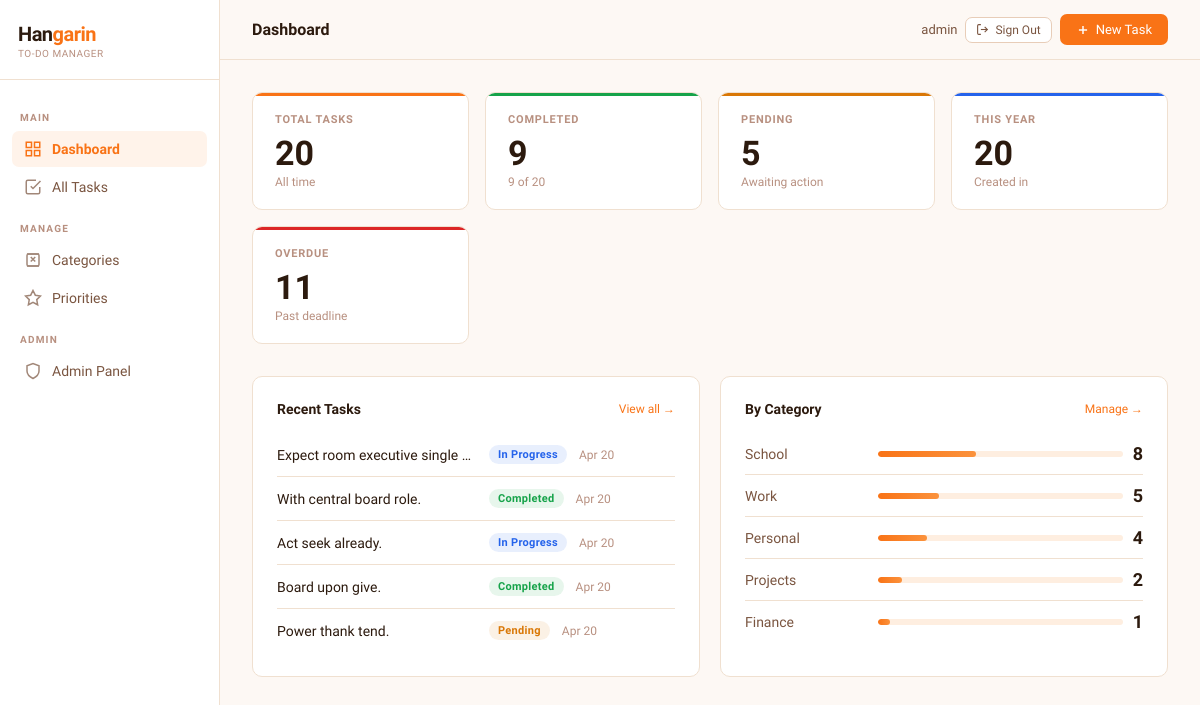
The app's page / (signed in) with its own data.
### tasks/models.py (models this page shows, shortened)
class BaseModel(models.Model):
    created_at = models.DateTimeField(auto_now_add=True)
    updated_at = models.DateTimeField(auto_now=True)
    class Meta:
        abstract = True

class Task(BaseModel):
    STATUS_CHOICES = [
        ("Pending", "Pending"),
        ("In Progress", "In Progress"),
        ("Completed", "Completed"),
    ]
    title = models.CharField(max_length=255)
    description = models.TextField(blank=True, null=True)
    deadline = models.DateTimeField(blank=True, null=True)
    status = models.CharField(
        max_length=50,
        choices=STATUS_CHOICES,
        default="Pending"
    )
    category = models.ForeignKey(
        Category,
        on_delete=models.SET_NULL,
        null=True,
        blank=True,
        related_name='tasks'
    )
    priority = models.ForeignKey(
        Priority,
        on_delete=models.SET_NULL,
        null=True,
        blank=True,
        related_name='tasks'
    )
    class Meta:
        verbose_name = "Task"
        verbose_name_plural = "Tasks"
        ordering = ['-created_at']
    @property
    def is_overdue(self):
        if self.deadline and self.status != "Completed":
            return timezone.now() > self.deadline
        return False

class Category(BaseModel):
    name = models.CharField(max_length=100, unique=True)
    class Meta:
        verbose_name = "Category"
        verbose_name_plural = "Categories"
        ordering = ['name']

### tasks/views.py (the view)
# urls.py: path('', views.dashboard, name='dashboard'),
@login_required
def dashboard(request):
    total_tasks = Task.objects.count()
    completed_tasks = Task.objects.filter(status="Completed").count()
    pending_tasks = Task.objects.filter(status="Pending").count()
    in_progress_tasks = Task.objects.filter(status="In Progress").count()
    tasks_this_year = Task.objects.filter(created_at__year=timezone.now().year).count()
    overdue_tasks = [t for t in Task.objects.exclude(status="Completed") if t.is_overdue]
    recent_tasks = Task.objects.select_related('category', 'priority').order_by('-created_at')[:5]
    category_data = (
        Category.objects.annotate(task_count=Count('tasks'))
        .order_by('-task_count')[:5]
    )
    context = {
        'total_tasks': total_tasks,
        'completed_tasks': completed_tasks,
        'pending_tasks': pending_tasks,
        'in_progress_tasks': in_progress_tasks,
        'tasks_this_year': tasks_this_year,
        'overdue_count': len(overdue_tasks),
        'recent_tasks': recent_tasks,
        'category_data': category_data,
    }
    return render(request, 'tasks/dashboard.html', context)

### tasks/templates/tasks/dashboard.html (shortened to what this page needs)
{% extends "tasks/base.html" %}
{% block page_title %}Dashboard{% endblock %}
{% block content %}
<div class="stats-grid">
  <div class="stat-card orange">
    <div class="stat-label">Total Tasks</div>
    <div class="stat-value">{{ total_tasks }}</div>
    <div class="stat-sub">All time</div>
  </div>
  <div class="stat-card green">
    <div class="stat-label">Completed</div>
    <div class="stat-value">{{ completed_tasks }}</div>
    <div class="stat-sub">
      {% if total_tasks > 0 %}{{ completed_tasks|floatformat:0 }} of {{ total_tasks }}{% else %}0 tasks{% endif %}
    </div>
  </div>
  <div class="stat-card yellow">
    <div class="stat-label">Pending</div>
    <div class="stat-value">{{ pending_tasks }}</div>
    <div class="stat-sub">Awaiting action</div>
  </div>
  <div class="stat-card blue">
    <div class="stat-label">This Year</div>
    <div class="stat-value">{{ tasks_this_year }}</div>
    <div class="stat-sub">Created in {{ "now"|date:"Y" }}</div>
  </div>
  <div class="stat-card red">
    <div class="stat-label">Overdue</div>
    <div class="stat-value">{{ overdue_count }}</div>
    <div class="stat-sub">Past deadline</div>
  </div>
</div>
<div class="two-col">
  <div class="card">
    <div class="section-title">
      Recent Tasks
      <a href="{% url 'task_list' %}">View all →</a>
    </div>
    {% if recent_tasks %}
      {% for task in recent_tasks %}
        <div class="task-row">
          <a href="{% url 'task_detail' task.pk %}" class="task-row-title">{{ task.title }}</a>
          {% if task.status == "Completed" %}
            <span class="badge badge-completed">Completed</span>
          {% elif task.status == "In Progress" %}
            <span class="badge badge-progress">In Progress</span>
          {% else %}
            <span class="badge badge-pending">Pending</span>
          {% endif %}
          <span class="task-row-meta">{{ task.created_at|date:"M d" }}</span>
        </div>
      {% endfor %}
    {% else %}
      <div class="empty-state">No tasks yet. <a href="{% url 'task_create' %}" style="color:var(--accent)">Create one →</a></div>
    {% endif %}
  </div>
  <div class="card">
    <div class="section-title">
      By Category
      <a href="{% url 'category_list' %}">Manage →</a>
    </div>
    {% if category_data %}
      {% for cat in category_data %}
        <div class="cat-row">
          <span class="cat-name">{{ cat.name }}</span>
          <div class="cat-bar">
            <div class="progress-bar">
              {% if total_tasks > 0 %}
                <div class="progress-fill" style="width: {% widthratio cat.task_count total_tasks 100 %}%"></div>
              {% else %}
                <div class="progress-fill" style="width:0%"></div>
              {% endif %}
            </div>
          </div>
          <span class="cat-count">{{ cat.task_count }}</span>
        </div>
      {% endfor %}
    {% else %}
      <div class="empty-state">No categories yet.</div>
    {% endif %}
  </div>
</div>
{% endblock %}

### tasks/templates/tasks/base.html (shortened to what this page needs)
<!DOCTYPE html>
<html lang="en">
<head>
</head>
<body>
<aside class="sidebar">
  <div class="sidebar-brand">
    <div class="logo-mark">Han<span>garin</span></div>
    <div class="tagline">To-Do Manager</div>
  </div>
  <nav class="sidebar-nav">
    <div class="nav-section-label">Main</div>
    <a href="{% url 'dashboard' %}" class="nav-link {% if request.resolver_match.url_name == 'dashboard' %}active{% endif %}">
      <svg class="icon" viewBox="0 0 24 24" fill="none" stroke="currentColor" stroke-width="2"><rect x="3" y="3" width="7" height="7"/><rect x="14" y="3" width="7" height="7"/><rect x="3" y="14" width="7" height="7"/><rect x="14" y="14" width="7" height="7"/></svg>
      Dashboard
    </a>
    <a href="{% url 'task_list' %}" class="nav-link {% if 'task' in request.resolver_match.url_name %}active{% endif %}">
      <svg class="icon" viewBox="0 0 24 24" fill="none" stroke="currentColor" stroke-width="2"><path d="M9 11l3 3L22 4"/><path d="M21 12v7a2 2 0 0 1-2 2H5a2 2 0 0 1-2-2V5a2 2 0 0 1 2-2h11"/></svg>
      All Tasks
    </a>
    <div class="nav-section-label">Manage</div>
    <a href="{% url 'category_list' %}" class="nav-link {% if 'category' in request.resolver_match.url_name %}active{% endif %}">
      <svg class="icon" viewBox="0 0 24 24" fill="none" stroke="currentColor" stroke-width="2"><path d="M4 20h16M4 4h16M9 8l3 3-3 3M15 8l-3 3 3 3"/><rect x="4" y="4" width="16" height="16" rx="2"/></svg>
      Categories
    </a>
    <a href="{% url 'priority_list' %}" class="nav-link {% if 'priority' in request.resolver_match.url_name %}active{% endif %}">
      <svg class="icon" viewBox="0 0 24 24" fill="none" stroke="currentColor" stroke-width="2"><path d="M12 2l3.09 6.26L22 9.27l-5 4.87 1.18 6.88L12 17.77l-6.18 3.25L7 14.14 2 9.27l6.91-1.01L12 2z"/></svg>
      Priorities
    </a>
    <div class="nav-section-label">Admin</div>
    <a href="/admin/" class="nav-link" target="_blank">
      <svg class="icon" viewBox="0 0 24 24" fill="none" stroke="currentColor" stroke-width="2"><path d="M12 22s8-4 8-10V5l-8-3-8 3v7c0 6 8 10 8 10z"/></svg>
      Admin Panel
    </a>
  </nav>
</aside>
<div class="main">
  <header class="topbar">
    <span class="topbar-title">{% block page_title %}Hangarin{% endblock %}</span>
    <div class="topbar-actions">
      <span style="font-size:13px; color:var(--text2); font-weight:500;">
        {{ request.user.username }}
      </span>
      <a href="{% url 'account_logout' %}" class="btn btn-secondary btn-sm">
        <svg width="13" height="13" viewBox="0 0 24 24" fill="none" stroke="currentColor" stroke-width="2">
          <path d="M9 21H5a2 2 0 0 1-2-2V5a2 2 0 0 1 2-2h4"/>
          <polyline points="16 17 21 12 16 7"/>
          <line x1="21" y1="12" x2="9" y2="12"/>
        </svg>
        Sign Out
      </a>
      {% block topbar_actions %}
        <a href="{% url 'task_create' %}" class="btn btn-primary">
          <svg width="14" height="14" viewBox="0 0 24 24" fill="none" stroke="currentColor" stroke-width="2.5"><line x1="12" y1="5" x2="12" y2="19"/><line x1="5" y1="12" x2="19" y2="12"/></svg>
          New Task
        </a>
      {% endblock %}
    </div>
  </header>
  <main class="page-content">
    {% block content %}{% endblock %}
  </main>
</div>
</body>
</html>

### tasks/templates/tasks/base.html (style rules this page uses)
*, *::before, *::after { box-sizing: border-box; margin: 0; padding: 0; }
:root { --bg: #fdf8f4; --surface: #ffffff; --surface2: #fff7f0; --surface3: #feeee0; --border: #f0e0d0; --border2: #e8cdb8; --text: #2c1a0e; --text2: #7a5540; --text3: #b89080; --accent: #f97316; --accent2: #ea6a05; --accent-glow: rgba(249, 115, 22, 0.12); --accent-light: #fff3ea; --green: #16a34a; --yellow: #d97706; --red: #dc2626; --blue: #2563eb; --green-dim: rgba(22, 163, 74, 0.10); --yellow-dim: rgba(217, 119, 6, 0.10); --red-dim: rgba(220, 38, 38, 0.10); --blue-dim: rgba(37, 99, 235, 0.10); --font-display: 'Plus Jakarta Sans', sans-serif; --font-body: 'Plus Jakarta Sans', sans-serif; --radius: 10px; --radius-sm: 7px; --shadow: 0 1px 4px rgba(180, 100, 40, 0.08); }
html { scroll-behavior: smooth; }
body { font-family: var(--font-body); background: var(--bg); color: var(--text); min-height: 100vh; display: flex; }
.sidebar { width: 220px; min-height: 100vh; background: var(--surface); border-right: 1px solid var(--border); display: flex; flex-direction: column; position: fixed; left: 0; top: 0; z-index: 100; padding: 0 0 24px; }
.sidebar-brand { padding: 22px 18px 20px; border-bottom: 1px solid var(--border); }
.sidebar-brand .logo-mark { font-family: var(--font-display); font-size: 20px; font-weight: 800; color: var(--text); letter-spacing: -0.5px; }
.sidebar-brand .logo-mark span { color: var(--accent); }
.sidebar-brand .tagline { font-size: 10px; color: var(--text3); margin-top: 2px; letter-spacing: 0.5px; text-transform: uppercase; font-weight: 500; }
.sidebar-nav { flex: 1; padding: 16px 12px; display: flex; flex-direction: column; gap: 2px; }
.nav-section-label { font-size: 10px; font-weight: 600; color: var(--text3); letter-spacing: 1.2px; text-transform: uppercase; padding: 16px 8px 6px; }
.nav-link { display: flex; align-items: center; gap: 10px; padding: 9px 12px; border-radius: var(--radius-sm); color: var(--text2); text-decoration: none; font-size: 14px; font-weight: 400; transition: all 0.15s ease; }
.nav-link.active { background: var(--accent-light); color: var(--accent); font-weight: 600; }
.nav-link .icon { width: 18px; height: 18px; opacity: 0.7; flex-shrink: 0; }
.nav-link.active .icon { opacity: 1; }
.main { margin-left: 220px; flex: 1; min-height: 100vh; display: flex; flex-direction: column; }
.topbar { height: 60px; border-bottom: 1px solid var(--border); display: flex; align-items: center; padding: 0 32px; gap: 12px; background: var(--bg); position: sticky; top: 0; z-index: 50; }
.topbar-title { font-family: var(--font-display); font-size: 16px; font-weight: 700; color: var(--text); flex: 1; }
.topbar-actions { display: flex; gap: 8px; align-items: center; }
.page-content { padding: 32px; flex: 1; }
.btn { display: inline-flex; align-items: center; gap: 6px; padding: 8px 16px; border-radius: var(--radius-sm); font-family: var(--font-body); font-size: 13px; font-weight: 500; cursor: pointer; border: none; text-decoration: none; transition: all 0.15s ease; white-space: nowrap; }
.btn-primary { background: var(--accent); color: #fff; }
.btn-secondary { background: var(--surface); color: var(--text2); border: 1px solid var(--border2); }
.btn-sm { padding: 5px 10px; font-size: 12px; }
.card { background: var(--surface); border: 1px solid var(--border); border-radius: var(--radius); padding: 24px; }
.badge { display: inline-flex; align-items: center; padding: 3px 9px; border-radius: 100px; font-size: 11px; font-weight: 600; letter-spacing: 0.3px; }
.badge-pending { background: var(--yellow-dim); color: var(--yellow); }
.badge-progress { background: var(--blue-dim); color: var(--blue); }
.badge-completed { background: var(--green-dim); color: var(--green); }
.progress-bar { height: 6px; background: var(--surface3); border-radius: 100px; overflow: hidden; }
.progress-fill { height: 100%; background: linear-gradient(90deg, var(--accent), #fb923c); border-radius: 100px; transition: width 0.3s ease; }

### records on screen
Task: title "Expect room executive single…", status "In Progress", created_at "Apr 20"
Task: title "With central board role.", status "Completed", created_at "Apr 20"
Task: title "Act seek already.", status "In Progress", created_at "Apr 20"
Task: title "Board upon give.", status "Completed", created_at "Apr 20"
Task: title "Power thank tend.", status "Pending", created_at "Apr 20"
Category: name "School", task_count "8"
Category: name "Work", task_count "5"
Category: name "Personal", task_count "4"
Category: name "Projects", task_count "2"
Category: name "Finance", task_count "1"

### other values on screen
{{ request.user.username }} "admin"
{{ total_tasks }} "20"
{{ completed_tasks }} "9"
{{ completed_tasks|floatformat:0 }} "9"
{{ pending_tasks }} "5"
{{ tasks_this_year }} "20"
{{ overdue_count }} "11"
